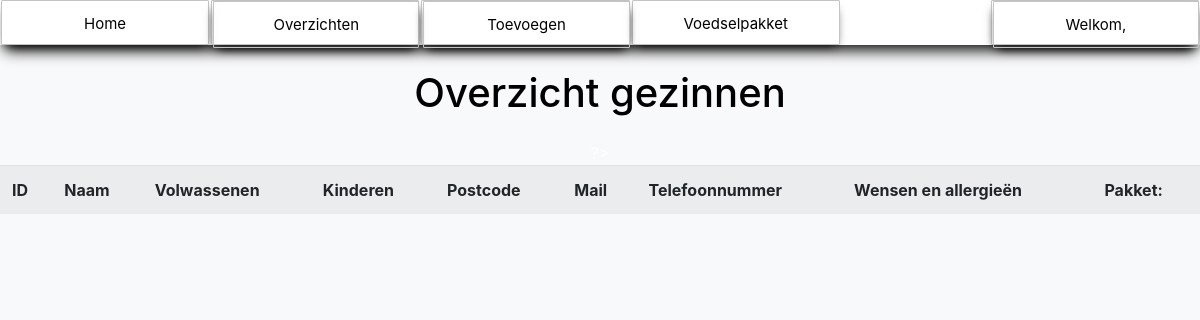
/overzichtgezinnen.php (signed in), run on an earlier commit of the app's database.
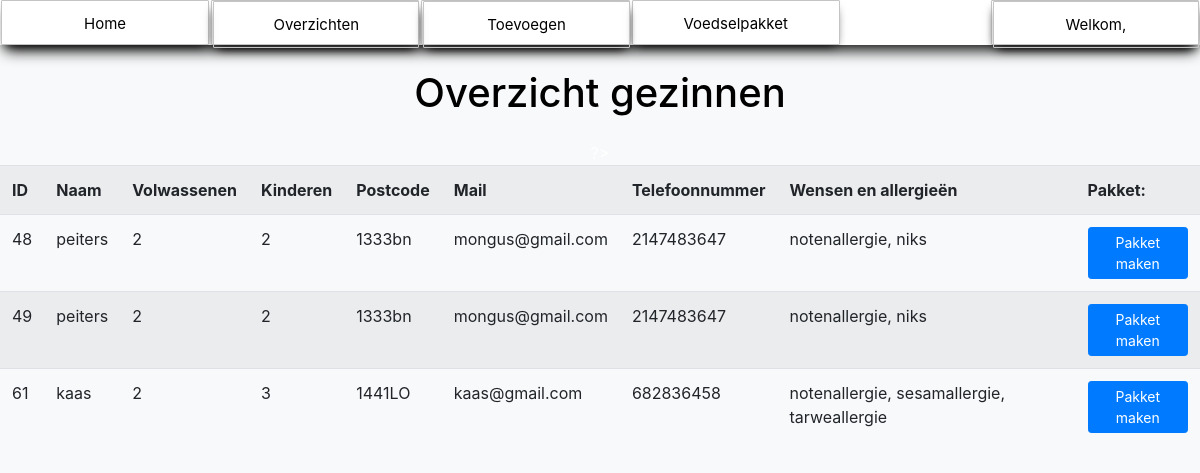
And on a later commit of the database.
### tables this page shows
CREATE TABLE `gezinnen` (
  `id` int(11) NOT NULL,
  `naam` varchar(200) NOT NULL,
  `volwassenen` int(11) NOT NULL,
  `kinderen` int(11) NOT NULL,
  `postcode` varchar(25) NOT NULL,
  `mail` varchar(255) NOT NULL,
  `telefoonnummer` int(11) NOT NULL,
  `wensen` varchar(255) NOT NULL,
  `pakket` varchar(55) NOT NULL
);

### overzichtgezinnen.php (the view, shortened to what this page needs)
<!DOCTYPE html>
<html lang="en">
<head>
    <link href="https://stackpath.bootstrapcdn.com/bootstrap/4.5.0/css/bootstrap.min.css" rel="stylesheet">
</head>
<body class="bg-light">
    <?php
        include "navigation.php";
        if (isset($_SESSION['loggedin']) && $_SESSION['loggedin'] == true) {
    ?>
    <br>
    <CENTER><h1 style="color: black;">Overzicht gezinnen</h1>
    <div class="table-responsive mt-4">
        <table class="table table-striped">
        <tr>
            <th>ID</th>
            <th>Naam</th>
            <th>Volwassenen</th>
            <th>Kinderen</th>
            <th>Postcode</th>
            <th>Mail</th>
            <th>Telefoonnummer</th>
            <th>Wensen en allergieën</th>
            <th>Pakket:</th>
        </tr>
        </div>
        </CENTER>
        <?php
        include 'config.php';
        try {
            $sql = "SELECT * FROM gezinnen";
            $stmt = $conn->prepare($sql);
            $stmt->execute();
            $gezinnen = $stmt->fetchAll();
            foreach ($gezinnen as $gezin) {
                echo "<tr>";
                echo "<td>" . $gezin['id'] . "</td>";
                echo "<td>" . $gezin['naam'] . "</td>";
                echo "<td>" . $gezin['volwassenen'] . "</td>";
                echo "<td>" . $gezin['kinderen'] . "</td>";
                echo "<td>" . $gezin['postcode'] . "</td>";
                echo "<td>" . $gezin['mail'] . "</td>";
                echo "<td>" . $gezin['telefoonnummer'] . "</td>";
                echo "<td>" . $gezin['wensen'] . "</td>";
                echo "<td>" . "<a href='samenstellen.php?id=" . $gezin['id'] . "' class='btn btn-primary btn-sm'>Pakket maken</a>";
                echo "</tr>";
            }
        } catch (PDOException $e) {
            echo "<div class='alert alert-danger'>" . $e->getMessage() . "</div>";
        }
    ?>
</body>
</html>
  <?php
  }
  else {
    header("Location: index.php");
  }
  ?>

What changed in the data, as far as the page shows it:
added gezinnen: id "48", naam "peiters", volwassenen "2", kinderen "2", postcode "1333bn", mail "mongus@gmail.com", telefoonnummer "2147483647", wensen "notenallergie, niks"
added gezinnen: id "49", naam "peiters", volwassenen "2", kinderen "2", postcode "1333bn", mail "mongus@gmail.com", telefoonnummer "2147483647", wensen "notenallergie, niks"
added gezinnen: id "61", naam "kaas", volwassenen "2", kinderen "3", postcode "1441LO", mail "kaas@gmail.com", telefoonnummer "682836458", wensen "notenallergie, sesamallergie, tarweallergie"
